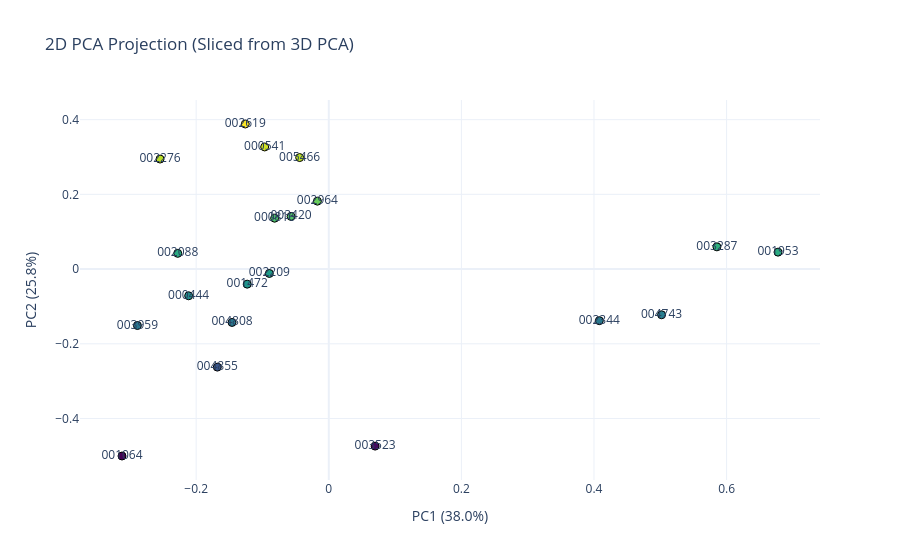

This figure's notebook cell:
### Code cell
# Extract the first two principal components (PC1 and PC2)
# There is zero difference between doing this and fitting PCA with n_components=2
pca_coords_2d = pca_coords_3d[:, :2] 

# Plot the 2D PCA
fig = go.Figure(data=[go.Scatter(
    x=pca_coords_2d[:, 0],
    y=pca_coords_2d[:, 1],
    mode='markers+text',
    marker=dict(
        size=8,
        color=pca_coords_2d[:, 1],
        colorscale='Viridis',
        line=dict(color='black', width=1)
    ),
    text=[f.split("_")[-1] for f in folders],
    hoverinfo='text'
)])

fig.update_layout(
    title="2D PCA Projection (Sliced from 3D PCA)",
    xaxis=dict(title=f"PC1 ({explained_var[0]:.1f}%)"),
    yaxis=dict(title=f"PC2 ({explained_var[1]:.1f}%)"),
    template="plotly_white"
)
fig.show()

### Figure 1 — Plotly figure (JSON) as saved in the notebook; plotly's stock layout.template omitted (floating-point values rounded to 4 significant figures)
{"data": [{"hoverinfo": "text", "marker": {"color": [-0.2624, -0.1223, 0.2946, 0.05953, 0.0421, -0.0715, 0.04536, 0.1362, -0.1511, 0.1819, -0.5004, 0.3884, -0.1381, -0.01172, 0.3269, 0.141, 0.2985, -0.04033, -0.4739, -0.1428], "colorscale": [[0, "#440154"], [0.1111, "#482878"], [0.2222, "#3e4989"], [0.3333, "#31688e"], [0.4444, "#26828e"], [0.5556, "#1f9e89"], [0.6667, "#35b779"], [0.7778, "#6ece58"], [0.8889, "#b5de2b"], [1, "#fde725"]], "line": {"color": "black", "width": 1}, "size": 8}, "mode": "markers+text", "text": ["004855", "004743", "002276", "003287", "002088", "000444", "001953", "000816", "003959", "002964", "001064", "002619", "002344", "002209", "000541", "003420", "005466", "001472", "003523", "004808"], "type": "scatter", "x": [-0.1681, 0.5019, -0.2544, 0.5854, -0.2278, -0.2113, 0.6775, -0.08166, -0.2886, -0.01714, -0.3118, -0.1259, 0.408, -0.08964, -0.09667, -0.05689, -0.0439, -0.123, 0.06991, -0.1459], "y": [-0.2624, -0.1223, 0.2946, 0.05953, 0.0421, -0.0715, 0.04536, 0.1362, -0.1511, 0.1819, -0.5004, 0.3884, -0.1381, -0.01172, 0.3269, 0.141, 0.2985, -0.04033, -0.4739, -0.1428]}], "layout": {"title": {"text": "2D PCA Projection (Sliced from 3D PCA)"}, "xaxis": {"title": {"text": "PC1 (38.0%)"}}, "yaxis": {"title": {"text": "PC2 (25.8%)"}}}}
